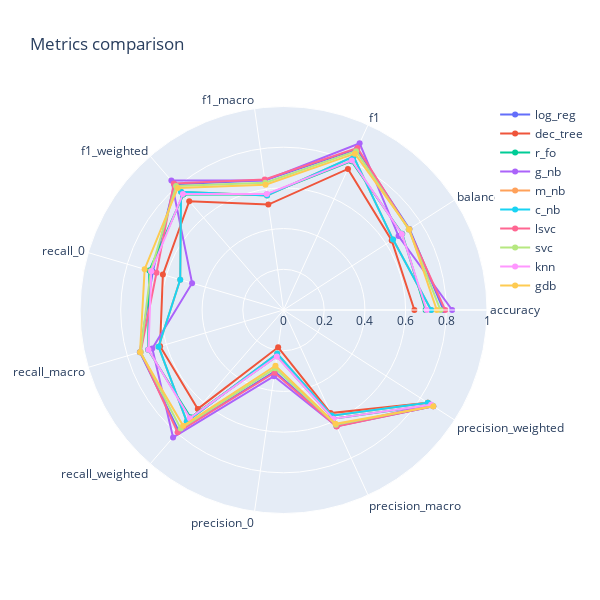

The notebook cell this image was saved under:
### Markdown cell above
### Datavisualization

### Code cell
# Comparison of metrics scores
data = df_m.iloc[:,:-2]  # to skip time_train and time_predict
plot_radar_mult(data)

### Figure 1 — Plotly figure (JSON) as saved in the notebook; plotly's stock layout.template omitted (floating-point values rounded to 4 significant figures)
{"data": [{"name": "log_reg", "r": [0.7866, 0.7357, 0.8693, 0.6443, 0.8175, 0.6696, 0.7357, 0.7866, 0.3052, 0.6272, 0.8751], "theta": ["accuracy", "balanced_accuracy", "f1", "f1_macro", "f1_weighted", "recall_0", "recall_macro", "recall_weighted", "precision_0", "precision_macro", "precision_weighted"], "type": "scatterpolar"}, {"name": "dec_tree", "r": [0.6431, 0.6321, 0.7623, 0.5235, 0.7073, 0.6178, 0.6321, 0.6431, 0.1851, 0.5569, 0.8431], "theta": ["accuracy", "balanced_accuracy", "f1", "f1_macro", "f1_weighted", "recall_0", "recall_macro", "recall_weighted", "precision_0", "precision_macro", "precision_weighted"], "type": "scatterpolar"}, {"name": "r_fo", "r": [0.698, 0.6934, 0.8039, 0.5738, 0.751, 0.6874, 0.6934, 0.698, 0.2291, 0.5871, 0.8627], "theta": ["accuracy", "balanced_accuracy", "f1", "f1_macro", "f1_weighted", "recall_0", "recall_macro", "recall_weighted", "precision_0", "precision_macro", "precision_weighted"], "type": "scatterpolar"}, {"name": "g_nb", "r": [0.8287, 0.6719, 0.9005, 0.6433, 0.8413, 0.4681, 0.6719, 0.8287, 0.3285, 0.6277, 0.858], "theta": ["accuracy", "balanced_accuracy", "f1", "f1_macro", "f1_weighted", "recall_0", "recall_macro", "recall_weighted", "precision_0", "precision_macro", "precision_weighted"], "type": "scatterpolar"}, {"name": "m_nb", "r": [0.7256, 0.64, 0.8289, 0.5681, 0.7689, 0.5289, 0.64, 0.7256, 0.2165, 0.5706, 0.8432], "theta": ["accuracy", "balanced_accuracy", "f1", "f1_macro", "f1_weighted", "recall_0", "recall_macro", "recall_weighted", "precision_0", "precision_macro", "precision_weighted"], "type": "scatterpolar"}, {"name": "c_nb", "r": [0.7256, 0.64, 0.8289, 0.5681, 0.7689, 0.5289, 0.64, 0.7256, 0.2165, 0.5706, 0.8432], "theta": ["accuracy", "balanced_accuracy", "f1", "f1_macro", "f1_weighted", "recall_0", "recall_macro", "recall_weighted", "precision_0", "precision_macro", "precision_weighted"], "type": "scatterpolar"}, {"name": "lsvc", "r": [0.7945, 0.7318, 0.8751, 0.6482, 0.8229, 0.6504, 0.7318, 0.7945, 0.3116, 0.6293, 0.874], "theta": ["accuracy", "balanced_accuracy", "f1", "f1_macro", "f1_weighted", "recall_0", "recall_macro", "recall_weighted", "precision_0", "precision_macro", "precision_weighted"], "type": "scatterpolar"}, {"name": "svc", "r": [0.7711, 0.7315, 0.8583, 0.6321, 0.8062, 0.68, 0.7315, 0.7711, 0.2894, 0.6195, 0.8736], "theta": ["accuracy", "balanced_accuracy", "f1", "f1_macro", "f1_weighted", "recall_0", "recall_macro", "recall_weighted", "precision_0", "precision_macro", "precision_weighted"], "type": "scatterpolar"}, {"name": "knn", "r": [0.7031, 0.6918, 0.8081, 0.5761, 0.7548, 0.677, 0.6918, 0.7031, 0.2307, 0.5873, 0.8619], "theta": ["accuracy", "balanced_accuracy", "f1", "f1_macro", "f1_weighted", "recall_0", "recall_macro", "recall_weighted", "precision_0", "precision_macro", "precision_weighted"], "type": "scatterpolar"}, {"name": "gdb", "r": [0.7531, 0.7348, 0.8446, 0.6216, 0.7933, 0.7111, 0.7348, 0.7531, 0.2768, 0.6148, 0.8751], "theta": ["accuracy", "balanced_accuracy", "f1", "f1_macro", "f1_weighted", "recall_0", "recall_macro", "recall_weighted", "precision_0", "precision_macro", "precision_weighted"], "type": "scatterpolar"}], "layout": {"height": 600, "polar": {"radialaxis": {"range": [0, 1], "visible": true}}, "showlegend": true, "title": {"text": "Metrics comparison"}, "width": 600}}
